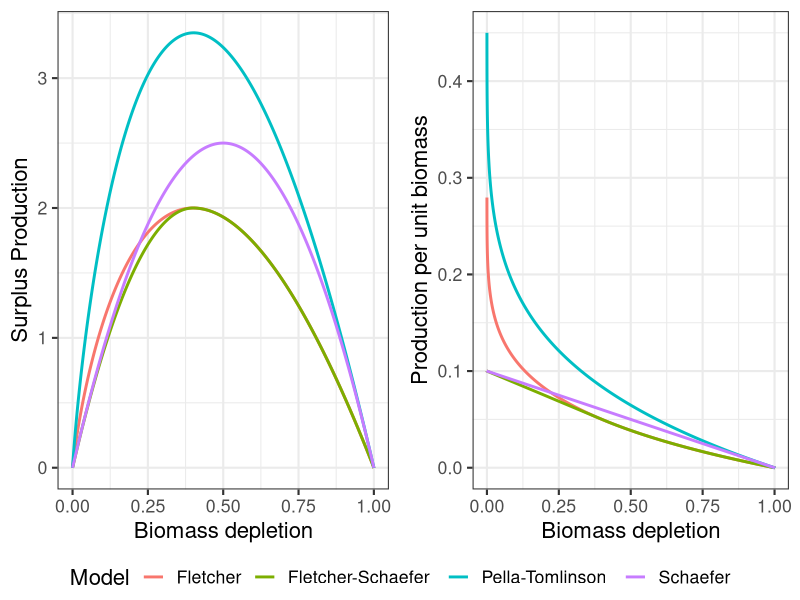

This chart was generated by the following R code:

library(ggplot2)
library(dplyr)

# values
r <- 0.1
K <- 100
b <- seq(0, K, 1e-3)
rlim <- function(b) dbdt(b) * (1/b)

# empty dataframe
dfr <- data.frame() 

# Schaefer model
dbdt <- function(b) r * b * (1 - b/K)
dfr <- rbind(dfr,data.frame(biomass = b,
                  production = dbdt(b),
                  growth = rlim(b),
                  model = 'Schaefer'))

# P-T model
dbdt <- function(b) r/p * b * (1 - (b/K)^p)
p <- 0.2
dfr <- rbind(dfr,data.frame(biomass = b,
                            production = dbdt(b),
                            growth = rlim(b),
                            model = 'Pella-Tomlinson'))

# fletcher model
dbdt <- function(b) g * m * b/K * (1 - (b/K)^(n-1))
n <- 1.1881
bmsy <- (1/n)^(1/(n-1)) * K
h <- 2*bmsy
m <- r*h/4
g <- (n^(n/(n-1)))/(n-1)
dfr <- rbind(dfr,data.frame(biomass = b,
                            production = dbdt(b),
                            growth = rlim(b),
                            model = 'Fletcher'))

# Fletcher-Schaefer model
dbdt <- function(b) {
    bf <- b[which(b>bmsy)]
    bs <- b[which(b<=bmsy)]
    c(r * bs * (1 - bs/h),g * m * bf/K * (1 - (bf/K)^(n-1)))
}
dfr <- rbind(dfr,data.frame(biomass = b,
                            production = dbdt(b),
                            growth = rlim(b),
                            model = 'Fletcher-Schaefer'))

gg1 <- ggplot(dfr) + 
    geom_line(aes(x = biomass / K, y = production, col = model), linewidth = 1) + 
    labs(x = 'Biomass depletion', y = 'Surplus Production', col = 'Model') +
    theme_bw(base_size = 16)

gg2 <- ggplot(dfr) + 
    geom_line(aes(x = biomass / K, y = growth, col = model), linewidth = 1) + 
    labs(x = 'Biomass depletion', y = 'Production per unit biomass', col = 'Model') +
    theme_bw(base_size = 16)

gg <- ggpubr::ggarrange(gg1, gg2, common.legend = TRUE, legend = "bottom")
ggsave(gg, file = "fig1.png", width = 14, height = 5)
